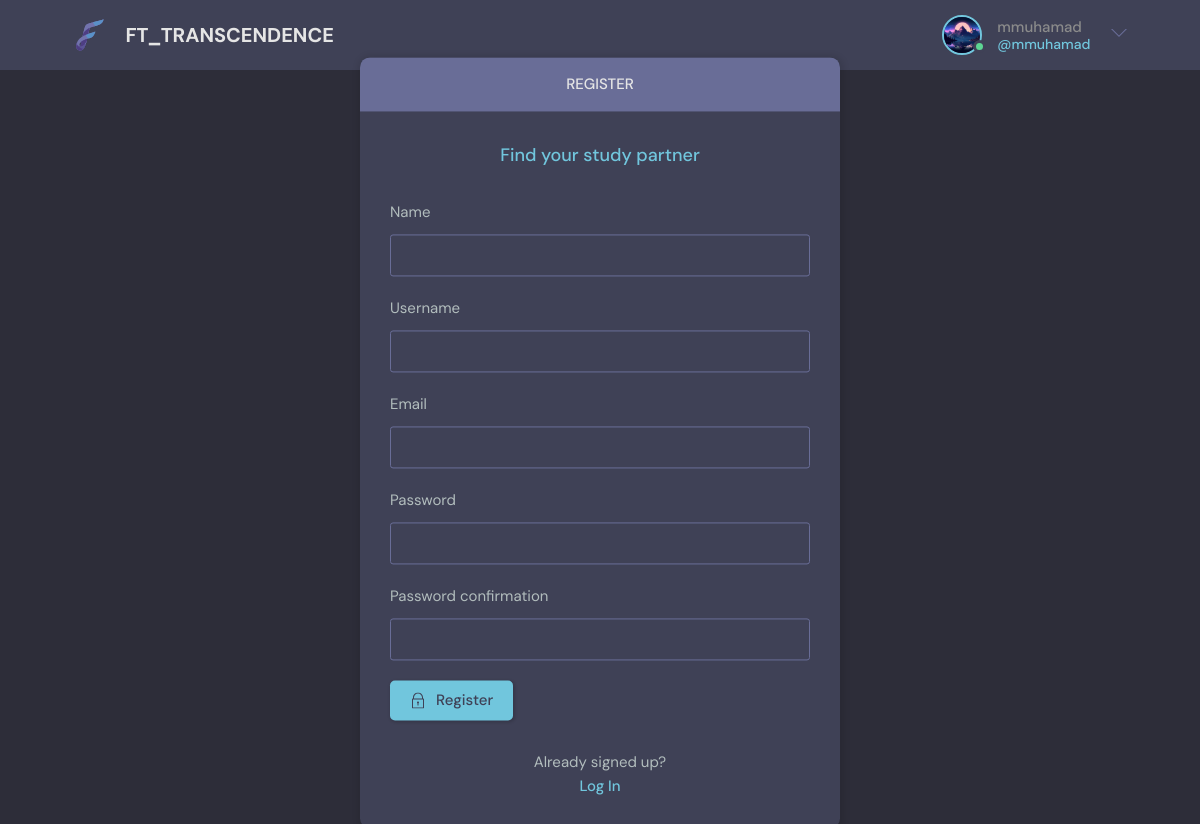
Page /register/ (signed in) on the committed database.
### base/models.py (models this page shows)
class User(AbstractUser):
    name = models.CharField(max_length=200, null=True)
    email = models.EmailField(unique=True, null=True)
    bio = models.TextField(null=True)
    avatar = models.ImageField(null=True, default="avatar.svg")
    USERNAME_FIELD = 'email'
    REQUIRED_FIELDS = []

### base/views.py (the view, shortened to what this page needs)
# urls.py: path('register/', views.registerPage, name="register"),
def registerPage(request):
    form = MyUserCreationForm()
    return render(request, 'base/login_register.html', {'form': form})

### base/forms.py
class MyUserCreationForm(UserCreationForm):
    class Meta:
        model = User
        fields = ['name', 'username', 'email', 'password1', 'password2']

### base/templates/base/login_register.html (shortened to what this page needs)
{% extends 'main.html' %}
{% block content %}
<main class="auth layout">
  {% if page == 'login' %}
  <div class="container">
    <div class="layout__box">
      <div class="layout__boxHeader">
        <div class="layout__boxTitle">
          <h3>Login</h3>
        </div>
      </div>
      <div class="layout__body">
        <h2 class="auth__tagline">Find your study partner</h2>
        <form class="form" action="" method="POST">
          {% csrf_token %}
          <div class="form__group form__group">
            <label for="room_name">Email</label>
            <input id="username" name="email" type="email" placeholder="e.g. ****@email.com" />
          </div>
          <div class=" form__group">
            <label for="password">Password</label>
            <input id="password" name="password" type="password"
              placeholder="&bull;&bull;&bull;&bull;&bull;&bull;&bull;&bull;" />
          </div>
          <button class="btn btn--main" type="submit">
            <svg version="1.1" xmlns="http://www.w3.org/2000/svg" width="32" height="32" viewBox="0 0 32 32">
              <title>lock</title>
              <path
                d="M27 12h-1v-2c0-5.514-4.486-10-10-10s-10 4.486-10 10v2h-1c-0.553 0-1 0.447-1 1v18c0 0.553 0.447 1 1 1h22c0.553 0 1-0.447 1-1v-18c0-0.553-0.447-1-1-1zM8 10c0-4.411 3.589-8 8-8s8 3.589 8 8v2h-16v-2zM26 30h-20v-16h20v16z">
              </path>
              <path
                d="M15 21.694v4.306h2v-4.306c0.587-0.348 1-0.961 1-1.694 0-1.105-0.895-2-2-2s-2 0.895-2 2c0 0.732 0.413 1.345 1 1.694z">
              </path>
            </svg>
            Login
          </button>
        </form>
        <div class="auth__action">
          <p>Haven't signed up yet?</p>
          <a href="{% url 'register' %}" class="btn btn--link">Sign Up</a>
        </div>
      </div>
    </div>
  </div>
  {% else %}
  <div class="container">
    <div class="layout__box">
      <div class="layout__boxHeader">
        <div class="layout__boxTitle">
          <h3>Register</h3>
        </div>
      </div>
      <div class="layout__body">
        <h2 class="auth__tagline">Find your study partner</h2>
        <form class="form" action="" method="POST">
          {% for field in form %}
          <div class="form__group form__group">
            <label for="room_name">{{field.label}}</label>
            {{field}}
          </div>
          {% endfor %}
          <button class="btn btn--main" type="submit">
            Register
          </button>
        </form>
        <div class="auth__action">
          <p>Already signed up?</p>
          <a href="{% url 'login' %}" class="btn btn--link">Log In</a>
        </div>
      </div>
    </div>
  </div>
  {% endif %}
</main>
{% endblock content %}

### templates/navbar.html (shortened to what this page needs)
{% load static %}
<header class="header header--loggedIn">
    <div class="container">
        <a href="{% url 'home' %}" class="header__logo">
            <img src="{% static 'images/logo.svg' %}" />
            <h1>FT_TRANSCENDENCE</h1>
        </a>
        <nav class="header__menu">
            {% if request.user.is_authenticated %}
            <div class="header__user">
                <a href="{% url 'update-user' %}">
                    <div class="avatar avatar--medium active">
                        <img src="{{request.user.avatar.url}}" />
                    </div>
                    <p>{{request.user.username}} <span>@{{request.user.username}}</span></p>
                </a>
                <button class="dropdown-button">
                    <svg version="1.1" xmlns="http://www.w3.org/2000/svg" width="32" height="32" viewBox="0 0 32 32">
                        <title>chevron-down</title>
                        <path d="M16 21l-13-13h-3l16 16 16-16h-3l-13 13z"></path>
                    </svg>
                </button>
            </div>
            {% else %}
            <a href="{% url 'login' %}">
                <img src="{% static 'images/avatar.svg' %}" />
                <p>Login</p>
            </a>
            {% endif %}
        </nav>
    </div>
</header>

### static/styles/style.css (style rules this page uses)
:root { --color-main: #71c6dd; --color-main-light: #e1f6fb; --color-dark: #3f4156; --color-dark-medium: #51546e; --color-dark-light: #696d97; --color-light: #e5e5e5; --color-gray: #8b8b8b; --color-light-gray: #b2bdbd; --color-bg: #2d2d39; --color-success: #5dd693; --color-error: #fc4b0b; }
* { font-family: "DM Sans", -apple-system, BlinkMacSystemFont, "Segoe UI", Roboto, Oxygen, Ubuntu, Cantarell, "Open Sans", "Helvetica Neue", sans-serif; margin: 0; padding: 0; box-sizing: border-box; text-rendering: optimizeLegibility; font-size: inherit; }
html { font-size: 56.25%; }
@media only screen and (min-width: 1200px) { html { font-size: 62.5%; } }
body { line-height: 1.6; font-weight: 400; font-size: 1.5rem; color: var(--color-light-gray); background-color: var(--color-bg); min-height: 100vh; }
img { width: 100%; }
a { display: inline-block; color: var(--color-main); text-decoration: none; }
.container { width: 90%; margin: auto; }
.btn { background-color: transparent; border: none; display: inline-flex; align-items: center; gap: 1rem; cursor: pointer; transition: all ease-in-out 0.3s; padding: 1rem 2rem; border-radius: 5px; box-shadow: 1px 1px 3px 1px rgba(0, 0, 0, 0.15); font-weight: 500; }
.btn--link { border-radius: 0; padding: 0; color: var(--color-main); box-shadow: none; }
.btn--main { background-color: var(--color-main); color: var(--color-dark); }
.btn > svg { fill: currentColor; width: 1.6rem; height: 1.6rem; }
.avatar { position: relative; display: inline-block; border-radius: 50%; border: 2px solid var(--color-main); }
.avatar img { display: block; border-radius: 50%; object-fit: cover; object-position: center; }
.avatar::after { content: ""; display: block; position: absolute; background-color: var(--color-gray); z-index: 111; border-radius: 50%; border: 0.3rem solid var(--color-dark); }
.avatar.active::after { background-color: var(--color-success); }
.avatar.avatar--medium img { width: 3.6rem; height: 3.6rem; border-radius: 50%; }
.avatar.avatar--medium:after { width: 0.7rem; height: 0.7rem; bottom: 0px; right: -6px; }
.header { padding: 1.5rem; background-color: var(--color-dark); }
.header > .container { display: flex; gap: 9.5rem; }
.header__logo, .header__user { display: flex; gap: 2rem; align-items: center; }
.header__logo > img { height: 3.2rem; width: 3.2rem; }
.header__logo > h1 { font-weight: 700; font-size: 2rem; color: var(--color-light); }
.header__menu { margin-left: auto; position: relative; }
.header__menu a { display: flex; gap: 1.5rem; align-items: center; font-weight: 500; text-decoration: none; color: var(--color-gray); }
.header__menu img { height: 3.6rem; }
.header__menu p { line-height: 1.2; }
.header__menu span { color: var(--color-main); font-weight: 500; font-size: 1.4rem; display: block; }
.header__menu svg { width: 1.6rem; height: 1.6rem; fill: var(--color-dark-light); }
.dropdown-button { background: transparent; border: 0; outline: 0; cursor: pointer; }
.layout { margin-top: 2.4rem; }
.layout > .container { display: flex; justify-content: space-between; align-items: flex-start; }
.layout__box { width: 90%; max-width: 48rem; min-height: 40rem; position: absolute; top: 50%; left: 50%; transform: translate(-50%, -46%); background-color: var(--color-dark); border-radius: 1rem; box-shadow: 1px 1px 6px 3px rgba(0, 0, 0, 0.1); overflow: hidden; }
.layout__boxHeader { display: flex; padding: 1.5rem; background-color: var(--color-dark-light); }
.layout__boxTitle { display: flex; gap: 1.5rem; align-items: center; }
.layout__boxTitle h3 { text-transform: uppercase; font-weight: 500; color: var(--color-light); }
.layout__body { margin: 3rem; }
.form__group { margin-bottom: 2rem; width: 100%; }
.form__group label { display: block; font-size: 1.5rem; margin-bottom: 1rem; }
.form__group input, .form__group textarea, .form__group select { background: transparent; border: 1px solid var(--color-dark-light); padding: 1rem; border-radius: 3px; width: 100%; color: var(--color-light); font-weight: 500; outline: none; }
.auth__tagline { text-align: center; margin-bottom: 3rem; color: var(--color-main); font-weight: 500; font-size: 1.8rem; }
.auth .layout__boxHeader { text-align: center; justify-content: center; }
.auth__action { margin-top: 3rem; text-align: center; }

### rows in the picture
User: user.avatar (picture), user.username "mmuhamad"

### other values in the picture
{{ field.label }} "Name" "Username" "Email" "Password" "Password confirmation"
